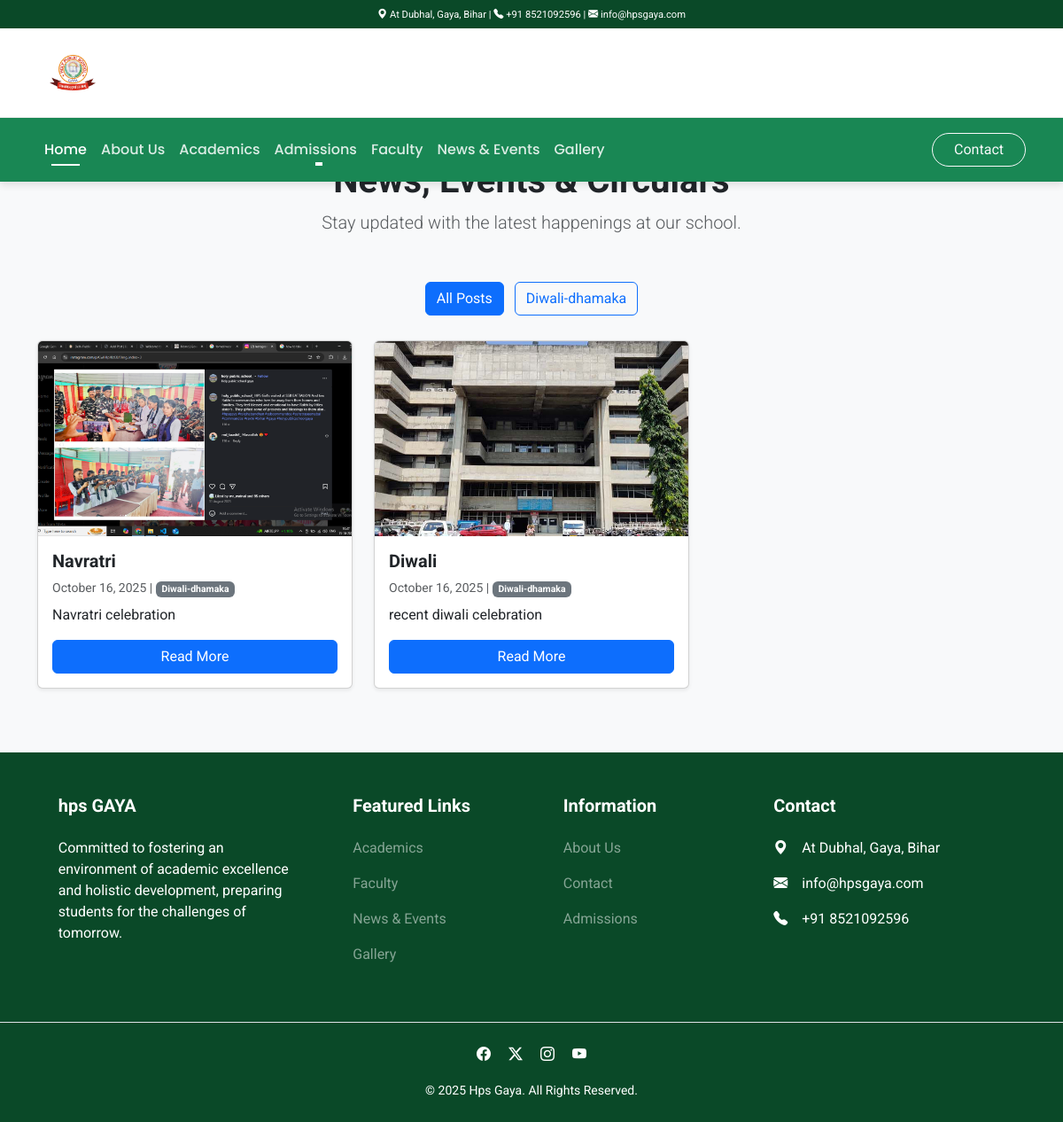
Screenshot of /blog/ with the database file from the repository.
### blog/models.py (models this page shows, shortened)
class Category(BaseModel):
    name = models.CharField(max_length=100, unique=True)
    slug = models.SlugField(unique=True, blank=True, help_text="A URL-friendly version of the category name.")
    class Meta:
        verbose_name = "Category"
        verbose_name_plural = "Categories"
        ordering = ['name']

class Post(BaseModel):
    STATUS_CHOICES = (
        ('draft', 'Draft'),
        ('published', 'Published'),
    )
    title = models.CharField(max_length=255)
    slug = models.SlugField(unique_for_date='created_at', blank=True, help_text="A URL-friendly version of the title.")
    content = models.TextField()
    featured_image = models.ImageField(upload_to='blog_images/', blank=True, null=True)
    category = models.ForeignKey(Category, on_delete=models.SET_NULL, null=True, related_name='posts')
    status = models.CharField(max_length=10, choices=STATUS_CHOICES, default='draft')
    class Meta:
        verbose_name = "Post"
        verbose_name_plural = "Posts"
        ordering = ['-created_at'] # Show the most recent posts first

### blog/views.py (the view)
# urls.py: path('', views.post_list_view, name='post-list'),
def post_list_view(request):
    categories = Category.objects.all()
    posts = Post.objects.filter(status='published')
    category_filter = request.GET.get('category')
    if category_filter:
        posts = posts.filter(category__name__iexact=category_filter)
    context = {
        'posts': posts,
        'categories': categories,
        'selected_category': category_filter, # To highlight the active filter
    }
    return render(request, 'blog/post_list.html', context)

### templates/blog/post_list.html (shortened to what this page needs)
{% extends 'base.html' %}
{% block content %}
<div class="container my-5">
    <div class="text-center mb-5">
        <h1 class="fw-bold">News, Events & Circulars</h1>
        <p class="lead text-muted">Stay updated with the latest happenings at our school.</p>
    </div>
    <div class="text-center mb-4">
        <a href="{% url 'post-list' %}" class="btn {% if not selected_category %}btn-primary{% else %}btn-outline-primary{% endif %} m-1">All Posts</a>
        {% for category in categories %}
            <a href="?category={{ category.name }}" class="btn {% if selected_category == category.name %}btn-primary{% else %}btn-outline-primary{% endif %} m-1">
                {{ category.name }}
            </a>
        {% endfor %}
    </div>
    <div class="row">
        {% for post in posts %}
        <div class="col-md-6 col-lg-4 mb-4 d-flex align-items-stretch">
            <div class="card w-100 shadow-sm">
                {% if post.featured_image %}
                <a href="{% url 'post-detail' post.uid %}">
                    <img src="{{ post.featured_image.url }}" class="card-img-top" alt="{{ post.title }}" style="height: 220px; object-fit: cover;">
                </a>
                {% endif %}
                <div class="card-body d-flex flex-column">
                    <h5 class="card-title fw-bold">{{ post.title }}</h5>
                    <p class="card-text text-muted small mb-2">{{ post.created_at|date:"F d, Y" }} | <span class="badge bg-secondary">{{ post.category.name }}</span></p>
                    <p class="card-text flex-grow-1">{{ post.content|striptags|truncatewords:25 }}</p>
                    <a href="{% url 'post-detail' post.uid %}" class="btn btn-primary mt-auto">Read More</a>
                </div>
            </div>
        </div>
        {% empty %}
        <p class="text-center">No posts to display in this category.</p>
        {% endfor %}
    </div>
</div>
{% endblock content %}

### templates/base.html (shortened to what this page needs)
{% load static %}
<!doctype html>
<html lang="en">
<head>
    <link href="https://cdn.jsdelivr.net/npm/bootstrap@5.3.3/dist/css/bootstrap.min.css" rel="stylesheet">
    <link rel="stylesheet" href="https://cdn.jsdelivr.net/npm/bootstrap-icons@1.11.3/font/bootstrap-icons.min.css">
    <link href="https://unpkg.com/aos@2.3.1/dist/aos.css" rel="stylesheet">
    <link href="https://cdn.jsdelivr.net/npm/bootstrap@5.3.3/dist/css/bootstrap.min.css" rel="stylesheet">
</head>
<body>
    <header>
        <div class="top-bar text-white text-center">
            <div class="container-fluid"><small><i class="bi bi-geo-alt-fill"></i> At Dubhal, Gaya, Bihar | <i class="bi bi-telephone-fill"></i> +91 8521092596 | <i class="bi bi-envelope-fill"></i> info@hpsgaya.com</small></div>
        </div>
        <div class="branding-header shadow-sm">
            <div class="container">
                <div class="d-flex align-items-center">
                    <a href="{% url 'home' %}">
                        <img src="{% static 'images/logo (2).png' %}" alt="hps Gaya Logo" height="80">
                    </a>
                </div>
            </div>
        </div>
        <nav class="navbar navbar-expand-lg main-navbar navbar-dark">
            <div class="container">
                <div class="collapse navbar-collapse" id="navbarContent">
                    <ul class="navbar-nav me-auto mb-2 mb-lg-0">
                        <li class="nav-item"><a class="nav-link active" href="{% url 'home' %}">Home</a></li>
                        <li class="nav-item"><a class="nav-link" href="#about">About Us</a></li>
                        <li class="nav-item"><a class="nav-link" href="{% url 'academic-info' %}">Academics</a></li>
                        <li class="nav-item dropdown">
                            <a class="nav-link dropdown-toggle" href="#" role="button" data-bs-toggle="dropdown">Admissions</a>
                        </li>
                        <li class="nav-item"><a class="nav-link" href="{% url 'staff-list' %}">Faculty</a></li>
                        <li class="nav-item"><a class="nav-link" href="{% url 'post-list' %}">News & Events</a></li>
                        <li class="nav-item"><a class="nav-link" href="{% url 'album-list' %}">Gallery</a></li>
                    </ul>
                    <a class="btn btn-outline-light rounded-pill px-4" href="{% url 'contact' %}">Contact</a>
                </div>
            </div>
        </nav>
    </header>
    <main>
        {% block content %}{% endblock content %}
    </main>
<footer class="text-white mt-5 pt-5 pb-4">
        <div class="container text-center text-md-start">
            <div class="row">
                <div class="col-md-3 col-lg-4 col-xl-3 mx-auto mb-4">
                    <h5 class="fw-bold mb-4">hps GAYA</h5>
                    <p>Committed to fostering an environment of academic excellence and holistic development, preparing students for the challenges of tomorrow.</p>
                </div>
                <div class="col-md-2 col-lg-2 col-xl-2 mx-auto mb-4 footer-links">
                    <h5 class="fw-bold mb-4">Featured Links</h5>
                    <p><a href="{% url 'academic-info' %}" class="text-white-50 text-decoration-none">Academics</a></p>
                    <p><a href="{% url 'staff-list' %}"class="text-white-50 text-decoration-none">Faculty</a></p>
                    <p><a href="{% url 'post-list' %}"class="text-white-50 text-decoration-none">News & Events</a></p>
                    <p><a href="{% url 'album-list' %}" class="text-white-50 text-decoration-none">Gallery</a></p>
                </div>
                <div class="col-md-3 col-lg-2 col-xl-2 mx-auto mb-4 footer-links">
                    <h5 class="fw-bold mb-4">Information</h5>
                    <p><a href="#about" class="text-white-50 text-decoration-none">About Us</a></p>
                    <p><a href="{% url 'contact' %}" class="text-white-50 text-decoration-none">Contact</a></p>
                    <p><a href="{% url 'admission-procedure' %}" class="text-white-50 text-decoration-none">Admissions</a></p>
                </div>
                <div class="col-md-4 col-lg-3 col-xl-3 mx-auto mb-md-0 mb-4">
                    <h5 class="fw-bold mb-4">Contact</h5>
                    <p><i class="bi bi-geo-alt-fill me-3"></i>At Dubhal, Gaya, Bihar</p>
                    <p><i class="bi bi-envelope-fill me-3"></i>info@hpsgaya.com</p>
                    <p><i class="bi bi-telephone-fill me-3"></i>+91 8521092596</p>
                </div>
            </div>
        </div>
        <div class="text-center mt-4 pt-4 border-top border-white-50">
            <div class="mb-3 social-icons">
                <a href="#" class="text-white me-3"><i class="bi bi-facebook"></i></a>
                <a href="#" class="text-white me-3"><i class="bi bi-twitter-x"></i></a>
                <a href="#" class="text-white me-3"><i class="bi bi-instagram"></i></a>
                <a href="#" class="text-white"><i class="bi bi-youtube"></i></a>
            </div>
            <small>&copy; {% now "Y" %} Hps Gaya. All Rights Reserved.</small>
        </div>
    </footer>
</body>
</html>

### templates/base.html (style rules this page uses)
:root { --bs-success: #198754; --bs-success-dark: #0a4928; }
body { font-family: 'Roboto', sans-serif; background-color: #f8f9fa; }
header { position: fixed; top: 0; left: 0; right: 0; z-index: 1030; }
.top-bar { font-size: 0.8rem; padding: 6px 0; background-color: var(--bs-success-dark); }
.branding-header { background-color: #fff; padding: 10px 0; border-bottom: 1px solid #eee; }
.main-navbar { background-color: var(--bs-success); box-shadow: 0 4px 8px rgba(0,0,0,0.1); }
.main-navbar .nav-link { font-family: 'Poppins', sans-serif; font-weight: 500; color: rgba(255,255,255,0.85); position: relative; padding: 1rem; transition: color 0.3s ease; }
.main-navbar .nav-link::after { content: ''; position: absolute; bottom: 10px; left: 50%; transform: translateX(-50%); width: 0; height: 2px; background-color: #fff; transition: width 0.3s ease-in-out; }
.main-navbar .nav-link:hover, .main-navbar .nav-link.active { color: #fff; }
.main-navbar .nav-link:hover::after, .main-navbar .nav-link.active::after { width: 50%; }
main { margin-top: 180px; }
footer { background-color: var(--bs-success-dark); }

### rows the page displays
Category: name "Diwali-dhamaka"
Post: featured_image (picture), title "Navratri", created_at "October 16, 2025", category.name "Diwali-dhamaka", content "Navratri celebration"
Post: featured_image (picture), title "Diwali", created_at "October 16, 2025", category.name "Diwali-dhamaka", content "recent diwali celebration"
